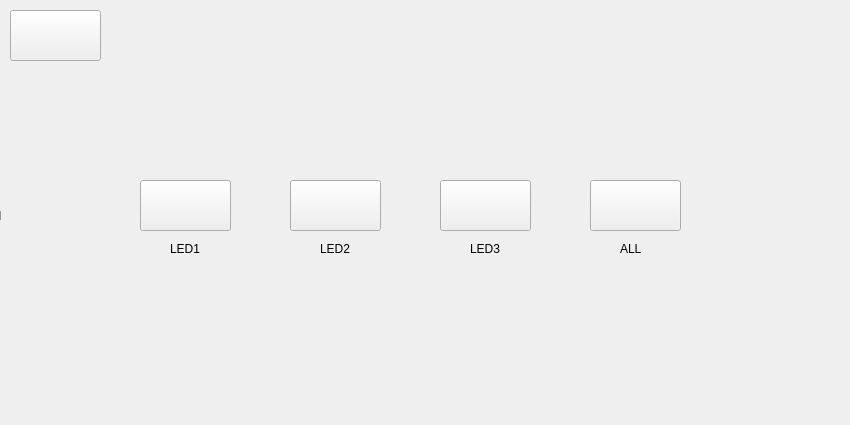
<?xml version="1.0" encoding="UTF-8"?>
<ui version="4.0">
 <class>Lighting</class>
 <widget class="QWidget" name="Lighting">
  <property name="geometry">
   <rect>
    <x>0</x>
    <y>0</y>
    <width>850</width>
    <height>425</height>
   </rect>
  </property>
  <property name="windowTitle">
   <string>Form</string>
  </property>
  <widget class="QPushButton" name="pushButton_6">
   <property name="geometry">
    <rect>
     <x>440</x>
     <y>180</y>
     <width>91</width>
     <height>51</height>
    </rect>
   </property>
   <property name="text">
    <string/>
   </property>
  </widget>
  <widget class="QPushButton" name="pushButton_5">
   <property name="geometry">
    <rect>
     <x>140</x>
     <y>180</y>
     <width>91</width>
     <height>51</height>
    </rect>
   </property>
   <property name="text">
    <string/>
   </property>
  </widget>
  <widget class="QPushButton" name="pushButton_3">
   <property name="geometry">
    <rect>
     <x>290</x>
     <y>180</y>
     <width>91</width>
     <height>51</height>
    </rect>
   </property>
   <property name="text">
    <string/>
   </property>
  </widget>
  <widget class="QPushButton" name="pushButton_7">
   <property name="geometry">
    <rect>
     <x>590</x>
     <y>180</y>
     <width>91</width>
     <height>51</height>
    </rect>
   </property>
   <property name="text">
    <string/>
   </property>
  </widget>
  <widget class="QPushButton" name="pushButton">
   <property name="geometry">
    <rect>
     <x>10</x>
     <y>10</y>
     <width>91</width>
     <height>51</height>
    </rect>
   </property>
   <property name="text">
    <string/>
   </property>
  </widget>
  <widget class="QLabel" name="label">
   <property name="geometry">
    <rect>
     <x>170</x>
     <y>240</y>
     <width>67</width>
     <height>17</height>
    </rect>
   </property>
   <property name="text">
    <string>LED1</string>
   </property>
  </widget>
  <widget class="QLabel" name="label_2">
   <property name="geometry">
    <rect>
     <x>320</x>
     <y>240</y>
     <width>67</width>
     <height>17</height>
    </rect>
   </property>
   <property name="text">
    <string>LED2</string>
   </property>
  </widget>
  <widget class="QLabel" name="label_3">
   <property name="geometry">
    <rect>
     <x>470</x>
     <y>240</y>
     <width>67</width>
     <height>17</height>
    </rect>
   </property>
   <property name="text">
    <string>LED3</string>
   </property>
  </widget>
  <widget class="QLabel" name="label_4">
   <property name="geometry">
    <rect>
     <x>620</x>
     <y>240</y>
     <width>67</width>
     <height>17</height>
    </rect>
   </property>
   <property name="text">
    <string>ALL</string>
   </property>
  </widget>
  <widget class="QLabel" name="label_5">
   <property name="geometry">
    <rect>
     <x>-50</x>
     <y>-30</y>
     <width>971</width>
     <height>491</height>
    </rect>
   </property>
   <property name="text">
    <string>TextLabel</string>
   </property>
  </widget>
  <zorder>label_5</zorder>
  <zorder>pushButton_6</zorder>
  <zorder>pushButton_5</zorder>
  <zorder>pushButton_3</zorder>
  <zorder>pushButton_7</zorder>
  <zorder>pushButton</zorder>
  <zorder>label</zorder>
  <zorder>label_2</zorder>
  <zorder>label_3</zorder>
  <zorder>label_4</zorder>
 </widget>
 <resources/>
 <connections/>
</ui>
